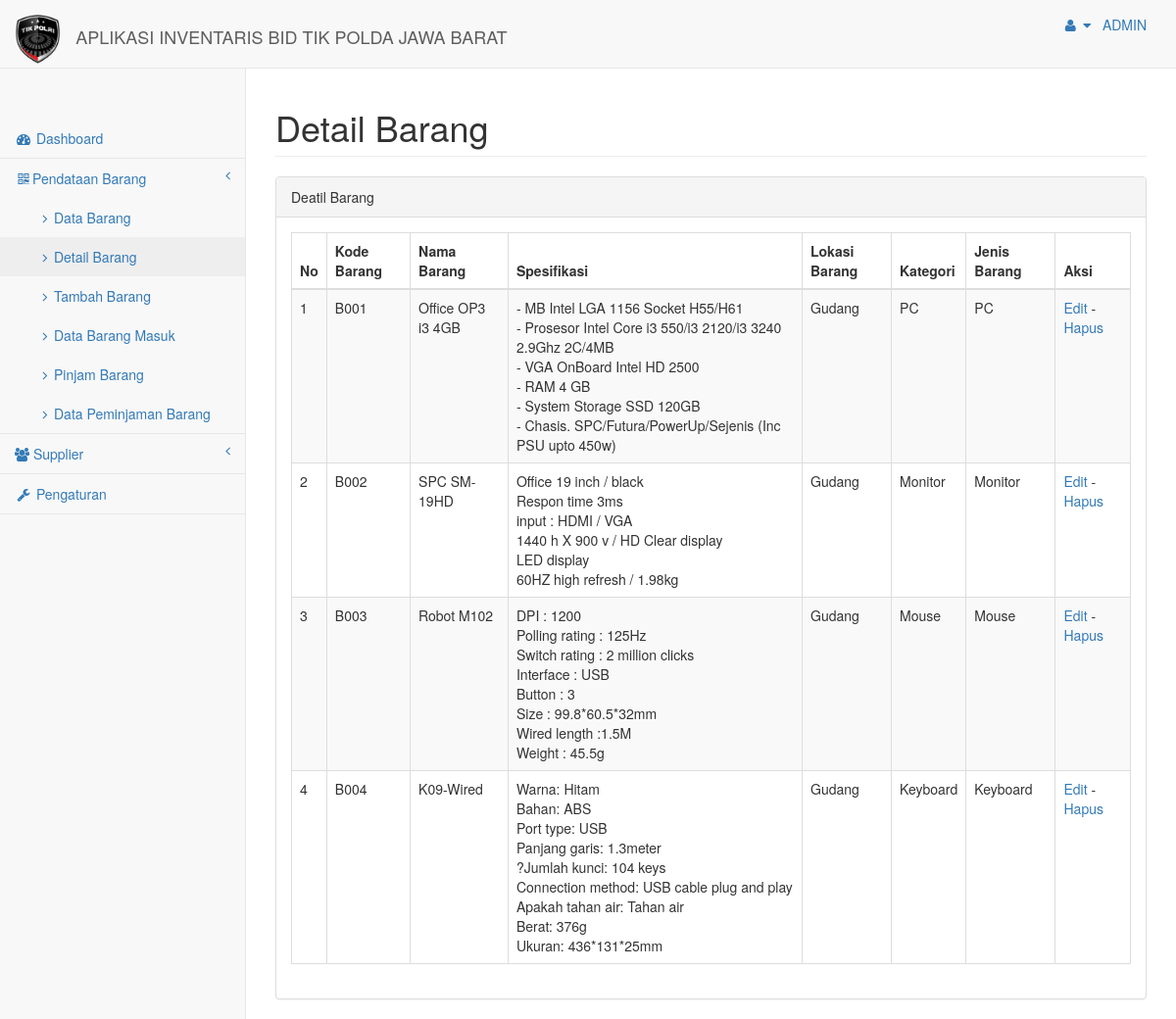
Screenshot of /index.php?page=databarang (signed in) with the database file from the repository.
### tables this page shows
CREATE TABLE `barang` (
  `kode_barang` varchar(8) NOT NULL,
  `nama_barang` varchar(30) NOT NULL,
  `spesifikasi` varchar(500) NOT NULL,
  `lokasi_barang` varchar(40) NOT NULL,
  `kategori` varchar(25) NOT NULL,
  `jumlah_brg` int(5) NOT NULL,
  `jenis_brg` varchar(20) NOT NULL
);

### config/Class_Barang.php (called while the page is built, shortened)
<?php
class Class_Barang
{
    function tampil_data()
    {
        include("config.php");
        $sql = "select * from barang";
        $data = mysqli_query($conn,$sql);
        $data1 = mysqli_num_rows($data);
        if ($data1 == 0) {
            echo "<div class='alert alert-danger'>Tidak ada data</div>";
        }
        else{
            while ($d=mysqli_fetch_assoc($data)) {
                $hasil[] = $d;
            }
            return $hasil;
        }
    }
}
 ?>

### pages/data_barang.php (the view)
<div class="row">
    <div class="col-lg-12">
        <h1 class="page-header">Detail Barang </h1>
    </div>
</div>
<div class="row">
    <div class="col-lg-12">
        <div class="panel panel-default">
            <div class="panel-heading">
                Deatil Barang
            </div>
            <div class="panel-body">
                <table width="100%" class="table table-striped table-bordered table-hover" cellpadding="0" cellspacing="0" id="dataTables-example">
                    <thead>
        <?php
            if (is_array($db->tampil_data()) && count($db->tampil_data()) > 0) {
         ?>
                        <tr>
                            <th>No</th>
                            <th>Kode Barang</th>
                            <th>Nama Barang</th>
                            <th>Spesifikasi</th>
                            <th>Lokasi Barang</th>
                            <th>Kategori</th>
                            <th>Jenis Barang</th>
                            <th>Aksi</th>
                        </tr>
                    </thead>
                    <tbody>
    <?php
        $no = 1;
        foreach ($db->tampil_data() as $row) {
     ?>
                    <tr>
                        <td><?=$no++?></td>
                        <td><?=$row['kode_barang']?></td>
                        <td><?=$row['nama_barang']?></td>
                        <td><?=nl2br($row['spesifikasi'])?></td>
                        <td><?=$row['lokasi_barang']?></td>
                        <td><?=$row['kategori']?></td>
                        <td><?=$row['jenis_brg']?></td>
                        <td><a href="?id=<?=$row['kode_barang']?>&page=update">Edit</a> - <a href="?hapus&id=<?=$row['kode_barang']?>" onclick="return confirm('Yakin mau dihapus?');">Hapus</a></td>
                      </tr>
    <?php }
}?>
                    </tbody>
                </table>
            </div>
        </div>
    </div>
</div>

### rows the page displays
barang: kode_barang "B001", nama_barang "Office OP3 i3 4GB", spesifikasi "- MB Intel LGA 1156 Socket H55/H61 - Prosesor Intel Core i3 550/i3 2120/i3 3240 2.9Ghz 2C/4MB - VGA OnBoard Intel HD 2500 - RAM 4 GB - System Storage SSD 120GB - Chasis. SPC/Futura/PowerUp/Sejenis (Inc PSU upto 450w)", lokasi_barang "Gudang", kategori "PC", jenis_brg "PC"
barang: kode_barang "B002", nama_barang "SPC SM-19HD", spesifikasi "Office 19 inch / black Respon time 3ms input : HDMI / VGA 1440 h X 900 v / HD Clear display LED display 60HZ high refresh / 1.98kg", lokasi_barang "Gudang", kategori "Monitor", jenis_brg "Monitor"
barang: kode_barang "B003", nama_barang "Robot M102", spesifikasi "DPI : 1200 Polling rating : 125Hz Switch rating : 2 million clicks Interface : USB Button : 3 Size : 99.8*60.5*32mm Wired length :1.5M Weight : 45.5g", lokasi_barang "Gudang", kategori "Mouse", jenis_brg "Mouse"
barang: kode_barang "B004", nama_barang "K09-Wired", spesifikasi "Warna: Hitam Bahan: ABS Port type: USB Panjang garis: 1.3meter ?Jumlah kunci: 104 keys Connection method: USB cable plug and play Apakah tahan air: Tahan air Berat: 376g Ukuran: 436*131*25mm", lokasi_barang "Gudang", kategori "Keyboard", jenis_brg "Keyboard"

### other values shown
$_SESSION["username"] "ADMIN"
